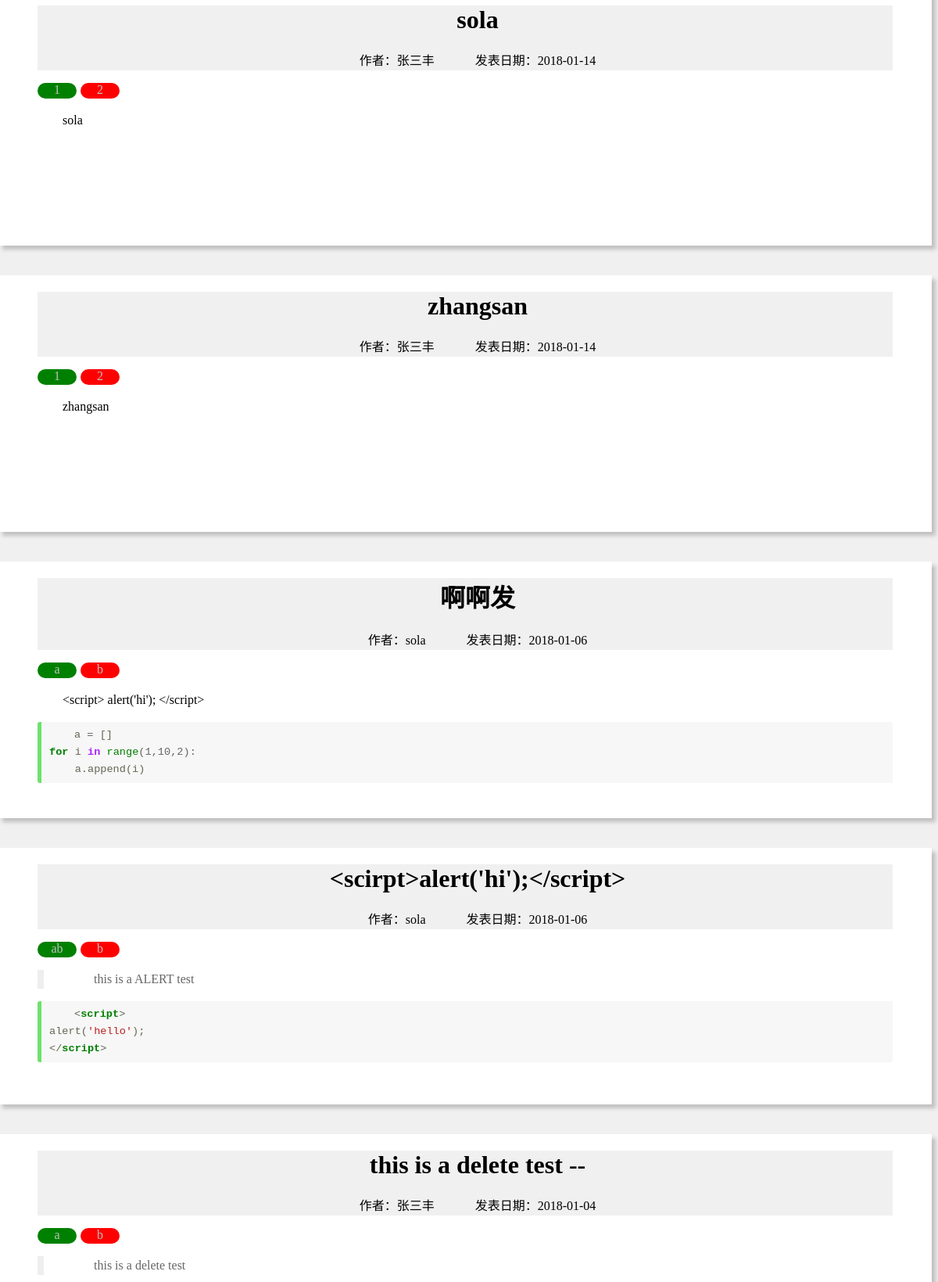
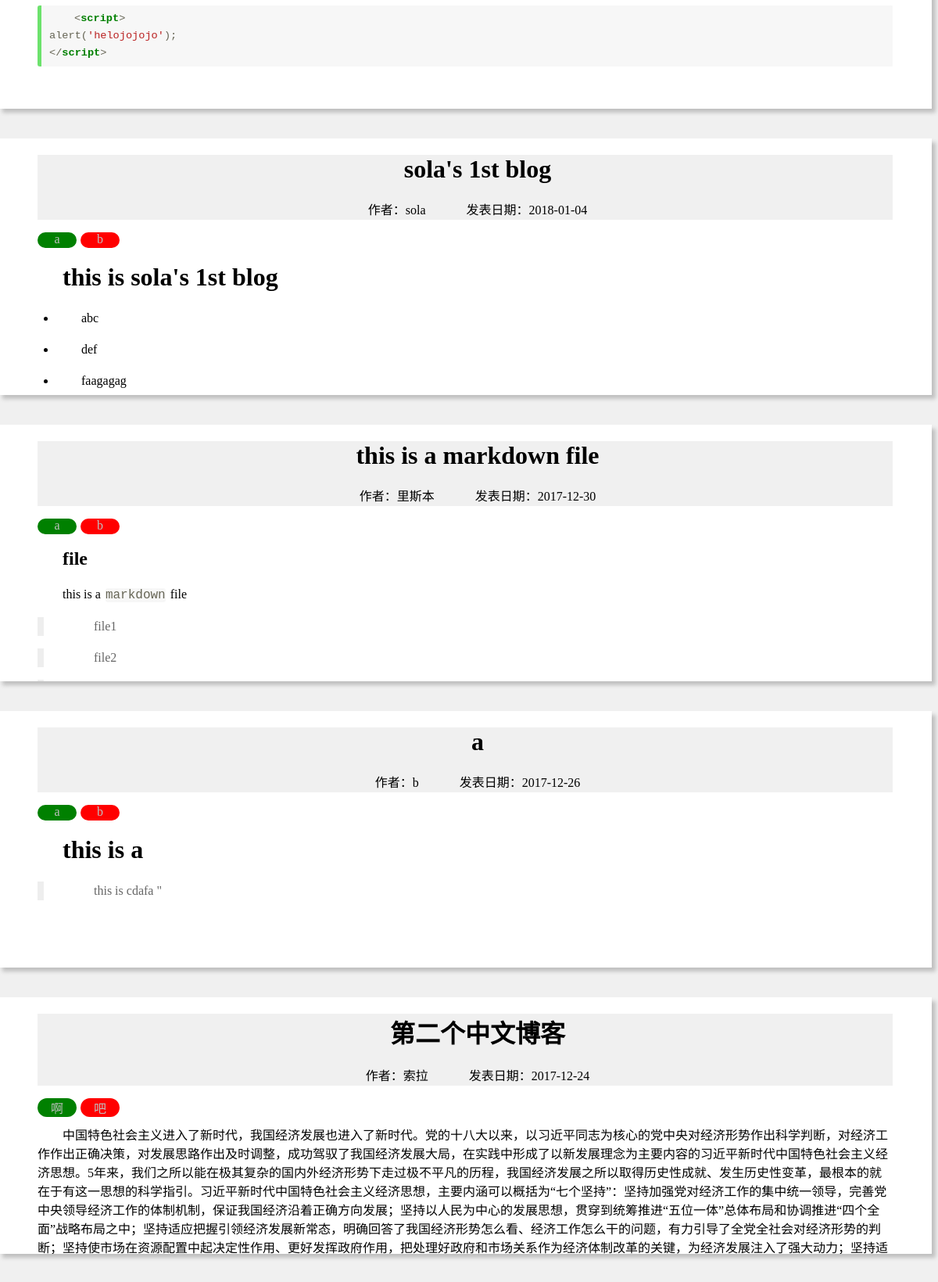
The page /blog/blog/ (upper part) on the database its author committed (2 pictures, top to bottom).
### blog/models.py (models this page shows, shortened)
class Blog(models.Model):
    title = models.CharField('title',max_length=32)
    author = models.CharField('author',max_length=16)
    content = MarkdownxField()
    created_date = models.DateTimeField('created_date',auto_now_add=True)
    catagory = models.ForeignKey(Catagory,verbose_name='catagory')
    tag = models.ManyToManyField(Tag,verbose_name='tag')

class Catagory(models.Model):
    name = models.CharField('catagory',max_length=30)
    def __str__(self): # def __unicode__(self): if python2
        return self.name

class Tag(models.Model):
    name = models.CharField('tag',max_length=16)

### blog/views.py (the view)
def get_blogs(request):
    blogs = Blog.objects.all().order_by('-created_date')
    return render_to_response('blog/blog_list.html',{'blogs':blogs,'blog_detail':"blog_get_detail"})

### blog/templatetags/custom_markdown.py (called while the page is built)
@register.filter(is_safe=True)
@stringfilter
def custom_markdown(value):
    return mark_safe(markdown2.markdown(force_text(value),
                        extras=["fenced-code-blocks", "cuddled-lists", "metadata", "tables", "spoiler"]))

### blog/templates/blog/blog_list.html (shortened to what this page needs)
<!DOCTYPE html>
<html lang="zh-CN">
{% load static %} {% load custom_markdown %}
<link type="text/css" rel='stylesheet' href="{% static 'css/md.css' %}" />
<link type="text/css" rel='stylesheet' href="{% static 'css/monokai.css' %}" />
<body>
  <div>
    {% for blog in blogs %}
    <div id='blog'>
      <div style="margin-left:50px;margin-right:50px;scrolling:yes">
        <div style="background-color:#f0f0f0">
        <h1 style="text-align:center">{{ blog.title }}</h1>
        <p style="text-align:center;"><span>作者：{{ blog.author }}</span> &nbsp;&nbsp;&nbsp;&nbsp;&nbsp; &nbsp;&nbsp;&nbsp;&nbsp;&nbsp;
          <span>发表日期：{{ blog.created_date|date:"Y-m-d " }}</span>
          <div id='tag'>{{ blog.catagory }}</div>
          {% for i in blog.tag.all %}
          <div id='tag' style='background-color:red;'>
            {{ i.name }}
          </div>
          {% endfor %}
        </div>
          <a href="{% url blog_detail blog.id %}" style="color:black;text-decoration: none;">
            <p id='b'> {{ blog.content|custom_markdown }} </p>
          </a>
      </div>
    </div>
    {% endfor %}
  </div>
</body>
</html>

### blog/static/css/md.css (style rules this page uses)
a { color: #0099ff; margin: 0; padding: 0; vertical-align: baseline; }
ul, ol { padding: 0; padding-left: 24px; margin: 0; }
li { line-height: 24px; }
p, ul, ol { font-size: 16px; line-height: 24px; }
code, pre { border-radius: 3px; background-color:#f7f7f7; color: inherit; }
code { font-family: Consolas, Monaco, Andale Mono, monospace; margin: 0 2px; }
pre { line-height: 1.7em; overflow: auto; padding: 6px 10px; border-left: 5px solid #6CE26C; }
pre > code { border: 0; display: inline; max-width: initial; padding: 0; margin: 0; overflow: initial; line-height: inherit; font-size: .85em; white-space: pre; background: 0 0; }
code { color: #666555; }
blockquote { border-left:.5em solid #eee; padding: 0 0 0 2em; margin-left:0; }
blockquote p { color: #666; }

### blog/static/css/monokai.css (style rules this page uses)
.codehilite { background: #f8f8f8; }
.codehilite .k { color: #008000; font-weight: bold }
.codehilite .o { color: #666666 }
.codehilite .nb { color: #008000 }
.codehilite .nt { color: #008000; font-weight: bold }
.codehilite .ow { color: #AA22FF; font-weight: bold }
.codehilite .w { color: #bbbbbb }
.codehilite .mi { color: #666666 }
.codehilite .s1 { color: #BA2121 }

### blog/templates/blog/blog_list.html (style rules this page uses)
body { background: #f0f0f0; }
#blog { background-color: #ffffff; margin-bottom: 60px; height: 328px; margin-top: -22px; margin-left: -10px; text-indent: 2em; box-shadow: 5px 5px 5px silver; overflow: hidden; }
#b { font-size: 18px; margin-left: 100px; margin-right: 100px; }
#tag { background-color: green; float: left; margin-right: 5px; min-width: 50px; min-height: 20px; text-indent: 0; text-align: center; color: silver; border-radius: 15px; }

### rows shown on the page
Blog: title "sola", author "张三丰", created_date "2018-01-14", catagory "1", content|custom_markdown "sola"
Tag: name "2"
Blog: title "zhangsan", author "张三丰", created_date "2018-01-14", catagory "1", content|custom_markdown "zhangsan"
Tag: name "2"
Blog: title "啊啊发", author "sola", created_date "2018-01-06", catagory "a", content|custom_markdown "<script> alert('hi'); </script> a = [] for i in range ( 1 , 10 , 2 ): a . append ( i )"
Tag: name "b"
Blog: title "<scirpt>alert('hi');</script>", author "sola", created_date "2018-01-06", catagory "ab", content|custom_markdown "this is a ALERT test < script > alert ( 'hello' ); </ script >"
Tag: name "b"
Blog: title "this is a delete test --", author "张三丰", created_date "2018-01-04", catagory "a", content|custom_markdown "this is a delete test < script > alert ( 'helojojojo' ); </ script >"
Tag: name "b"
Blog: title "sola's 1st blog", author "sola", created_date "2018-01-04", catagory "a", content|custom_markdown "this is sola's 1st blog abc def faagagag"
Tag: name "b"
Blog: title "this is a markdown file", author "里斯本", created_date "2017-12-30", catagory "a", content|custom_markdown "file this is a markdown file file1 file2"
Tag: name "b"
Blog: title "a", author "b", created_date "2017-12-26", catagory "a", content|custom_markdown "this is a this is cdafa \""
Tag: name "b"
Blog: title "第二个中文博客", author "索拉", created_date "2017-12-24", catagory "啊"
Tag: name "吧"
